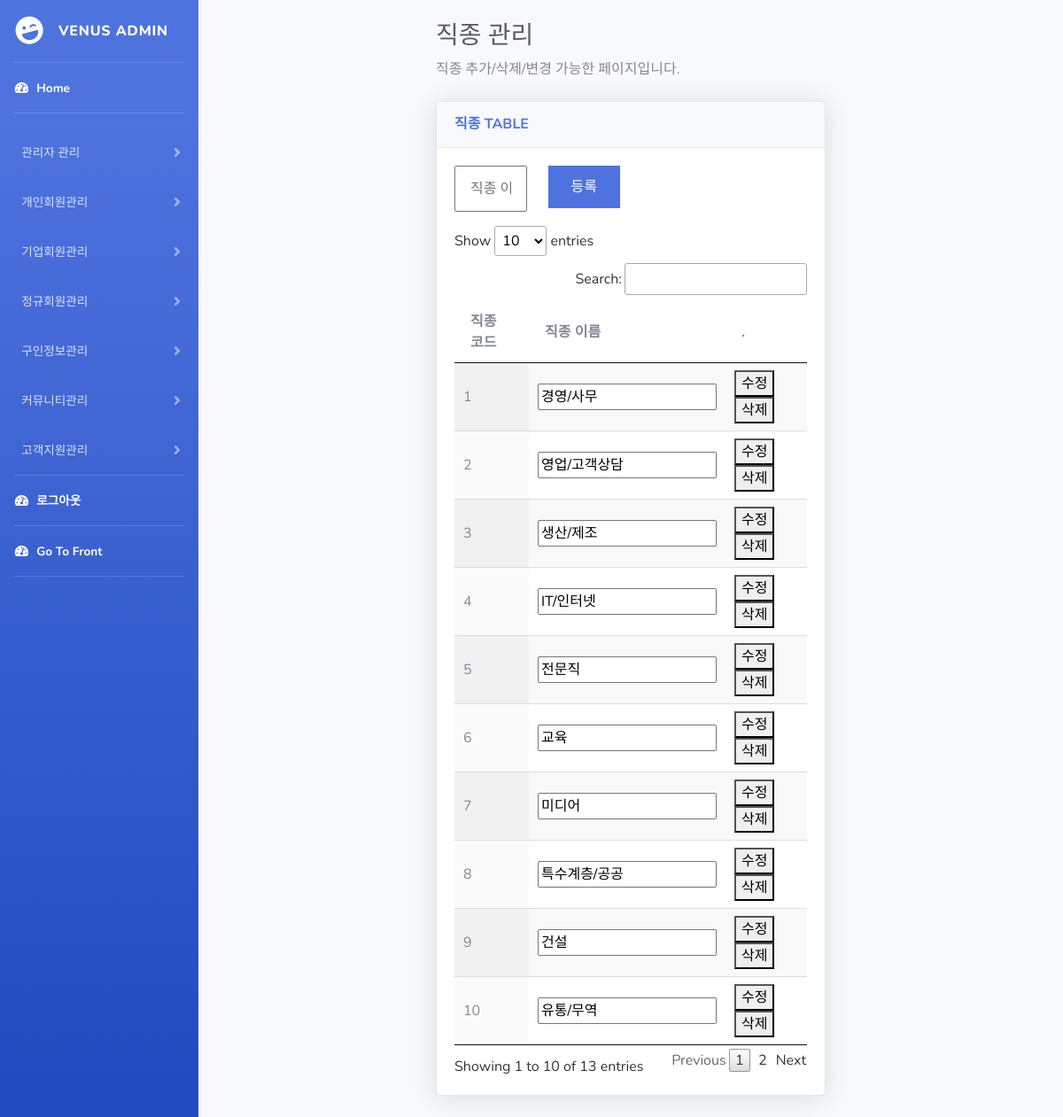
The app's page /admin/jikjong.php (signed in) with its own data.
### tables this page shows
CREATE TABLE IF NOT EXISTS `jikjong` (
  `jikjongId` int(11) NOT NULL AUTO_INCREMENT,
  `jikjongName` varchar(50) DEFAULT NULL,
  PRIMARY KEY (`jikjongId`)
);

### admin/db/jikjong/getJikjong.php (called while the page is built, shortened)
<?php
function getJikjong(){
    include 'db/dbcon.php';
    $select_stmt = $con->prepare("SELECT * FROM jikjong");
    $select_stmt->execute();
    $result = $select_stmt->fetchAll(PDO::FETCH_ASSOC);
    return $result;
}
?>

### admin/jikjong.php (the view, shortened to what this page needs)
<?php
include_once 'nav.php';
include_once 'db/jikjong/getJikjong.php';
?>
<link href="static/css/board.css" rel="stylesheet" type="text/css">
<div id="content-wrapper" class="d-flex flex-column">
    <div id="content">
        <div class="container-fluid" style="width:50%;">
            <h1 class="h3 mb-2 text-gray-800">직종 관리</h1>
            <p class="mb-4">직종 추가/삭제/변경 가능한 페이지입니다.</p>
            <div class="card shadow mb-4">
                <div class="card-header py-3">
                    <h6 class="m-0 font-weight-bold text-primary">직종 TABLE</h6>
                </div>
                <div class="card-body">
                    <div class="form-group row">
                        <div class="col-sm-3 mb-3 mb-sm-0">
                            <input id="id-jikjong-name-insert" type="text" class="form-field-title-white" placeholder="직종 이름">
                        </div>
                        <div class="col-sm-3 mb-3 mb-sm-0">
                        <div id="id-jikjong-insert"  class="form-field-title">등록</div>
                        </div>
                    </div>
                    <table id="example" class="display">
                        <thead>
                            <tr>
                                <th>직종 코드</th>
                                <th>직종 이름</th>
                                <th>.</th>
                            </tr>
                        </thead>
                        <tbody>
                            <?php
                                $jikjong=getJikjong();
                                for($i=0;$i<sizeof($jikjong);$i++){
                                    echo "<tr id='id-jikjong-".$jikjong[$i]['jikjongId']."'>";
                                    echo "<td>".$jikjong[$i]['jikjongId']."</td>";
                                    echo "<td><input id='id-jikjong-name-".$jikjong[$i]['jikjongId']."' type='text' value='".$jikjong[$i]['jikjongName']."'>
                                    <span hidden>".$jikjong[$i]['jikjongName']."</span></td>";
                                    echo "<td><button class='jikjong-edit'>수정</button><button class='jikjong-delete'>삭제</button></td>";
                                    echo "</tr>";
                                }
                            ?>
                        </tbody>
                    </table>
                </div>
            </div>
        </div>
    </div>
</div>

### admin/static/css/style.css (style rules this page uses)
.form-field-title { background-color:#4e73df; text-align:center; color:white; padding: .75rem 1rem; font-weight: 400; vertical-align: middle; }
.form-field-title-white { text-align:left; padding: .75rem 1rem; font-weight: 400; vertical-align: middle; width:100%; }

### admin/static/css/board.css (style rules this page uses)
table.dataTable { width: 100%; margin: 0 auto; clear: both; border-collapse: separate; border-spacing: 0 }
table.dataTable thead th, table.dataTable tfoot th { font-weight: bold }
table.dataTable thead th, table.dataTable thead td { padding: 10px 18px; border-bottom: 1px solid #111 }
table.dataTable thead .sorting, table.dataTable thead .sorting_asc, table.dataTable thead .sorting_desc, table.dataTable thead .sorting_asc_disabled, table.dataTable thead .sorting_desc_disabled { cursor: pointer; *cursor: hand; background-repeat: no-repeat; background-position: center right }
table.dataTable thead .sorting { background-image: url("../images/sort_both.png") }
table.dataTable thead .sorting_asc { background-image: url("../images/sort_asc.png") }
table.dataTable tbody tr { background-color: #ffffff }
table.dataTable tbody th, table.dataTable tbody td { padding: 8px 10px }
table.dataTable.row-border tbody th, table.dataTable.row-border tbody td, table.dataTable.display tbody th, table.dataTable.display tbody td { border-top: 1px solid #ddd }
table.dataTable.row-border tbody tr:first-child th, table.dataTable.row-border tbody tr:first-child td, table.dataTable.display tbody tr:first-child th, table.dataTable.display tbody tr:first-child td { border-top: none }
table.dataTable.stripe tbody tr.odd, table.dataTable.display tbody tr.odd { background-color: #f9f9f9 }
table.dataTable.order-column tbody tr>.sorting_1, table.dataTable.order-column tbody tr>.sorting_2, table.dataTable.order-column tbody tr>.sorting_3, table.dataTable.display tbody tr>.sorting_1, table.dataTable.display tbody tr>.sorting_2, table.dataTable.display tbody tr>.sorting_3 { background-color: #fafafa }
table.dataTable.display tbody tr.odd>.sorting_1, table.dataTable.order-column.stripe tbody tr.odd>.sorting_1 { background-color: #f1f1f1 }
table.dataTable.display tbody tr.even>.sorting_1, table.dataTable.order-column.stripe tbody tr.even>.sorting_1 { background-color: #fafafa }
table.dataTable.no-footer { border-bottom: 1px solid #111 }
table.dataTable, table.dataTable th, table.dataTable td { box-sizing: content-box }

### records on screen
jikjong: jikjongId "1", jikjongName "경영/사무"
jikjong: jikjongId "2", jikjongName "영업/고객상담"
jikjong: jikjongId "3", jikjongName "생산/제조"
jikjong: jikjongId "4", jikjongName "IT/인터넷"
jikjong: jikjongId "5", jikjongName "전문직"
jikjong: jikjongId "6", jikjongName "교육"
jikjong: jikjongId "7", jikjongName "미디어"
jikjong: jikjongId "8", jikjongName "특수계층/공공"
jikjong: jikjongId "9", jikjongName "건설"
jikjong: jikjongId "10", jikjongName "유통/무역"
